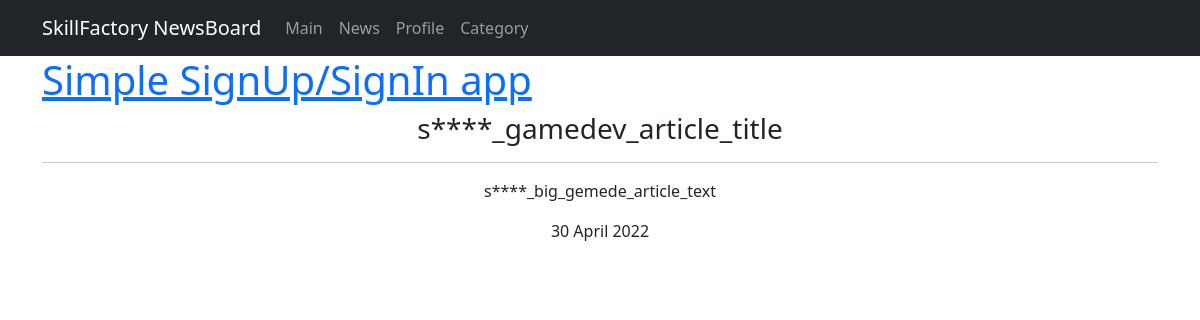
/2, run on the app's committed database.
### newsportal/models.py (models this page shows, shortened)
class Post(models.Model):
    author = models.ForeignKey(Author, on_delete=models.CASCADE)
    NEWS = 'NW'
    ARTICLE = 'AR'
    CATEGORY_CHOICES = (
        (NEWS, 'Новость'),
        (ARTICLE, 'Статья'),
    )
    categoryType = models.CharField(max_length=2, choices=CATEGORY_CHOICES, default=ARTICLE)
    dateCreation = models.DateTimeField(auto_now_add=True)
    postCategory = models.ManyToManyField(Category, through='PostCategory')
    title = models.CharField(max_length=128)
    post = models.TextField()
    rating = models.SmallIntegerField(default=0)

### newsportal/views.py (the view)
# urls.py: path('<int:pk>', NewDetail.as_view(), name='news_detail'),
class NewDetail(DetailView):
    model = Post
    template_name = 'new.html'
    context_object_name = 'new'
    queryset = Post.objects.all()
    def get_object(self, *args, **kwargs): # переопределяем метод получения объекта, как ни странно
        obj = cache.get(f'product-{self.kwargs["pk"]}', None) # кэш очень похож на словарь, и метод get действует так же. Он забирает значение по ключу, если его нет, то забирает None.
        if not obj:
            obj = super().get_object(queryset=self.queryset)
            cache.set(f'product-{self.kwargs["pk"]}', obj)
        return obj

### newsportal/templatetags/custom_filters.py (called while the page is built)
@register.filter()
def censor(value):
    for i in CENSOR_WORDS:
        if i.find(value):
            value = value.replace(i[1::], "*" * len(i))
    return f'{value}'

### templates/new.html (shortened to what this page needs)
{% extends 'flatpages/default.html' %}
{% load custom_filters %}
{% block content %}
<h3>{{ new.title|censor }}</h3>
<hr>
<p>{{ new.post|censor }}</p>
<p>{{ new.dateCreation|date:'d F Y' }}</p>
{% endblock content %}

### data on the page
Post: title|censor "s****_gamedev_article_title", post|censor "s****_big_gemede_article_text", dateCreation "30 April 2022"
